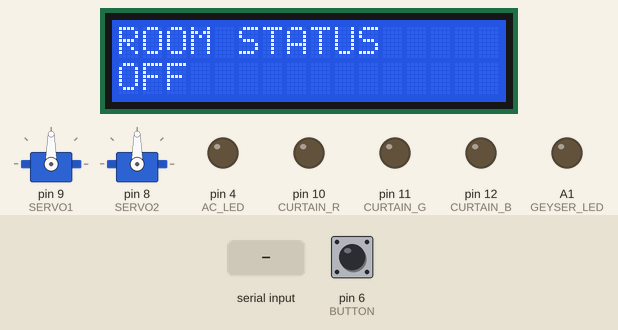
Simulated run of this sketch. Board: Arduino Uno, built with avr-gcc and run on an emulated ATmega328P. On the bench: 2 × servo, 16×2 character LCD, output pins drawn as LEDs (lit = HIGH). The inputs (shaded band) are chosen by the test bench; at power-on: pin 6 (BUTTON) HIGH.

Above: at 2.7 s.
2.8 s: "ROOM_OFF\n" received over the second serial link
At 3.6 s:
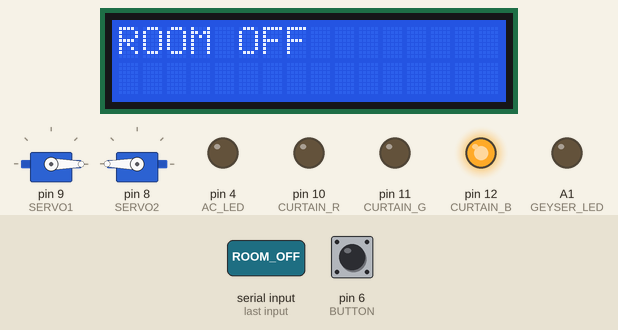
5.8 s: "ROOM_ON\n" received over the second serial link
At 6.8 s:
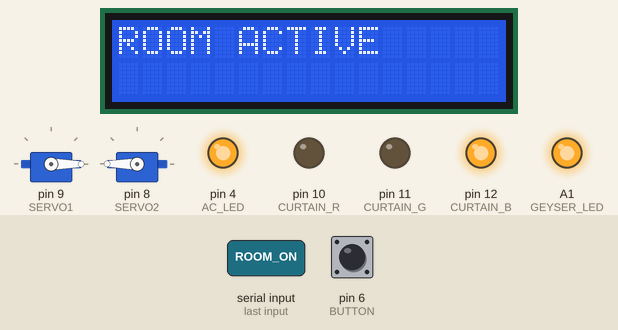
8.8 s: "DAY\n" received over the second serial link
At 10.6 s:
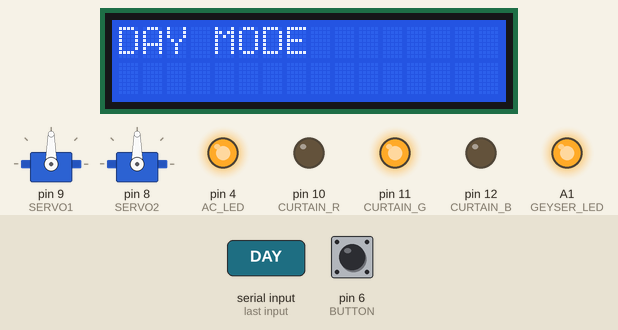
11.8 s: "NIGHT\n" received over the second serial link
At 13.0 s:
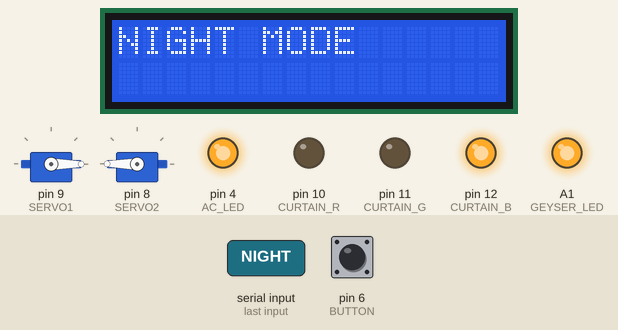
14.8 s: "ROOM_OFF\n" received over the second serial link
At 15.2 s:
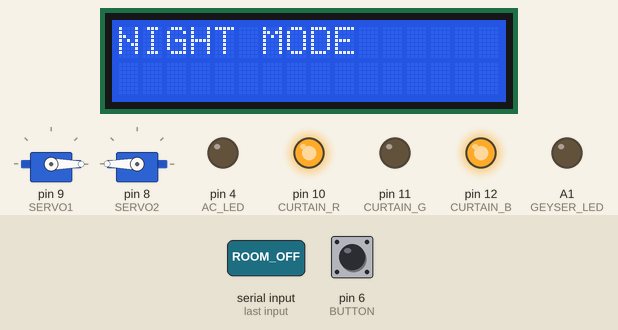
17.8 s: "ROOM_ON\n" received over the second serial link
At 21.6 s:
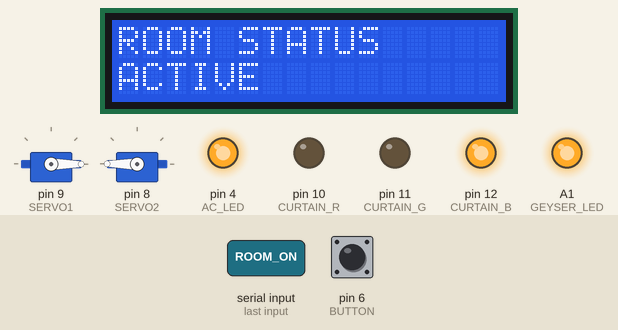
Timing chart, 0 to 21.8 s (numbered marks = the images above; inputs shaded):
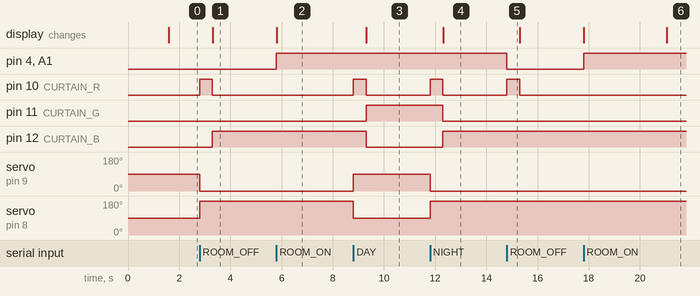

Measured:
- after the input at 2.8 s, pin 10 (CURTAIN_R): LOW → HIGH at once, → LOW 0.50 s later; pin 12 (CURTAIN_B): LOW → HIGH after 0.50 s; servo on pin 9 (SERVO1): 90° → 0° at once; servo on pin 8 (SERVO2): 90° → 180° at once; the display: changes after 0.51 s (image 1)
- after the input at 5.8 s, pin 4 (AC_LED), A1 (GEYSER_LED): LOW → HIGH at once; the display: changes at once (image 2)
- after the input at 8.8 s, pin 10 (CURTAIN_R): LOW → HIGH at once, → LOW 0.50 s later; pin 11 (CURTAIN_G): LOW → HIGH after 0.50 s; pin 12 (CURTAIN_B): HIGH → LOW after 0.50 s; servo on pin 9 (SERVO1): 0° → 90° at once; servo on pin 8 (SERVO2): 180° → 90° at once; the display: changes after 0.51 s (image 3)
- after the input at 11.8 s, pin 10 (CURTAIN_R): LOW → HIGH at once, → LOW 0.50 s later; pin 11 (CURTAIN_G): HIGH → LOW after 0.50 s; pin 12 (CURTAIN_B): LOW → HIGH after 0.50 s; servo on pin 9 (SERVO1): 90° → 0° at once; servo on pin 8 (SERVO2): 90° → 180° at once; the display: changes after 0.51 s (image 4)
- after the input at 14.8 s, pin 4 (AC_LED), A1 (GEYSER_LED): HIGH → LOW at once; pin 10 (CURTAIN_R): LOW → HIGH at once, → LOW 0.50 s later
- after the input at 17.8 s, pin 4 (AC_LED), A1 (GEYSER_LED): LOW → HIGH at once; the display: first changes at once (image 6 shows a later state)

The sketch:

arduino_controller.ino
```cpp
#include <SoftwareSerial.h>
#include <Wire.h>
#include <LiquidCrystal_I2C.h>
#include <Servo.h>

SoftwareSerial espSerial(2, 3);
LiquidCrystal_I2C lcd(0x27, 16, 2);

// Pins
#define AC_LED 4
#define GEYSER_LED A1
#define BUTTON 6
#define SOLAR A0

#define SERVO1 9
#define SERVO2 8

#define CURTAIN_R 10
#define CURTAIN_G 11
#define CURTAIN_B 12

Servo servo1;
Servo servo2;

// States
bool roomActive = false;
bool curtainOpen = false;
bool isDay = false;

bool overrideScreen = false;
unsigned long overrideStart = 0;

int screen = 0;

// Button debounce
bool lastButtonState = HIGH;
unsigned long lastDebounceTime = 0;
const unsigned long debounceDelay = 50;

// Timing
unsigned long lastDisplayUpdate = 0;

void setup() {
  espSerial.begin(9600);

  pinMode(AC_LED, OUTPUT);
  pinMode(GEYSER_LED, OUTPUT);
  pinMode(BUTTON, INPUT_PULLUP);

  pinMode(CURTAIN_R, OUTPUT);
  pinMode(CURTAIN_G, OUTPUT);
  pinMode(CURTAIN_B, OUTPUT);

  servo1.attach(SERVO1);
  servo2.attach(SERVO2);

  lcd.init();
  lcd.backlight();
  lcd.print("System Ready");
  delay(1500);
  lcd.clear();
}

void loop() {
  receiveESP();
  handleButton();

  // Update display every 300ms (non-blocking)
  if (millis() - lastDisplayUpdate > 300) {
    displayScreen();
    lastDisplayUpdate = millis();
  }
}

/* RECEIVE FROM ESP32 */
void receiveESP() {
  if (!espSerial.available()) return;

  String msg = espSerial.readStringUntil('\n');
  msg.trim();

  overrideScreen = true;
  overrideStart = millis();

  if (msg == "ROOM_ON") {
    roomActive = true;
    digitalWrite(AC_LED, HIGH);
    digitalWrite(GEYSER_LED, HIGH);
    showMessage("ROOM ACTIVE");
  }

  else if (msg == "ROOM_OFF") {
    roomActive = false;
    digitalWrite(AC_LED, LOW);
    digitalWrite(GEYSER_LED, LOW);
    closeCurtains();
    showMessage("ROOM OFF");
  }

  else if (msg == "DAY") {
    isDay = true;
    openCurtains();
    showMessage("DAY MODE");
  }

  else if (msg == "NIGHT") {
    isDay = false;
    closeCurtains();
    showMessage("NIGHT MODE");
  }
}

/* BUTTON (Debounced) */
void handleButton() {
  bool reading = digitalRead(BUTTON);

  if (reading != lastButtonState) {
    lastDebounceTime = millis();
  }

  if ((millis() - lastDebounceTime) > debounceDelay) {
    if (reading == LOW && lastButtonState == HIGH) {
      screen++;
      if (screen > 3) screen = 0;
      lcd.clear();
    }
  }

  lastButtonState = reading;
}

/* DISPLAY */
void displayScreen() {

  if (overrideScreen) {
    if (millis() - overrideStart > 3000) {
      overrideScreen = false;
      lcd.clear();
    } else return;
  }

  lcd.setCursor(0, 0);

  if (screen == 0) {
    lcd.print("ROOM STATUS   ");
    lcd.setCursor(0, 1);
    lcd.print(roomActive ? "ACTIVE " : "OFF    ");
  }

  else if (screen == 1) {
    lcd.print("CURTAIN       ");
    lcd.setCursor(0, 1);
    lcd.print(curtainOpen ? "OPEN   " : "CLOSED ");
  }

  else if (screen == 2) {
    float v = analogRead(SOLAR) * (5.0 / 1023.0);
    lcd.print("SOLAR:");
    lcd.print(v, 2);
    lcd.print("V   ");
  }

  else if (screen == 3) {
    lcd.print("LIGHT MODE    ");
    lcd.setCursor(0, 1);
    lcd.print(isDay ? "DAY   " : "NIGHT ");
  }
}

/* CURTAINS */

void openCurtains() {
  digitalWrite(CURTAIN_R, HIGH);

  servo1.write(90);
  servo2.write(90);

  delay(500);  // minimal safe delay

  digitalWrite(CURTAIN_R, LOW);
  digitalWrite(CURTAIN_G, HIGH);
  digitalWrite(CURTAIN_B, LOW);

  curtainOpen = true;
}

void closeCurtains() {
  digitalWrite(CURTAIN_R, HIGH);

  servo1.write(0);
  servo2.write(180);

  delay(500);

  digitalWrite(CURTAIN_R, LOW);
  digitalWrite(CURTAIN_G, LOW);
  digitalWrite(CURTAIN_B, HIGH);

  curtainOpen = false;
}

/* LCD MESSAGE HELPER */
void showMessage(String msg) {
  lcd.clear();
  lcd.setCursor(0, 0);
  lcd.print(msg);
}
```
